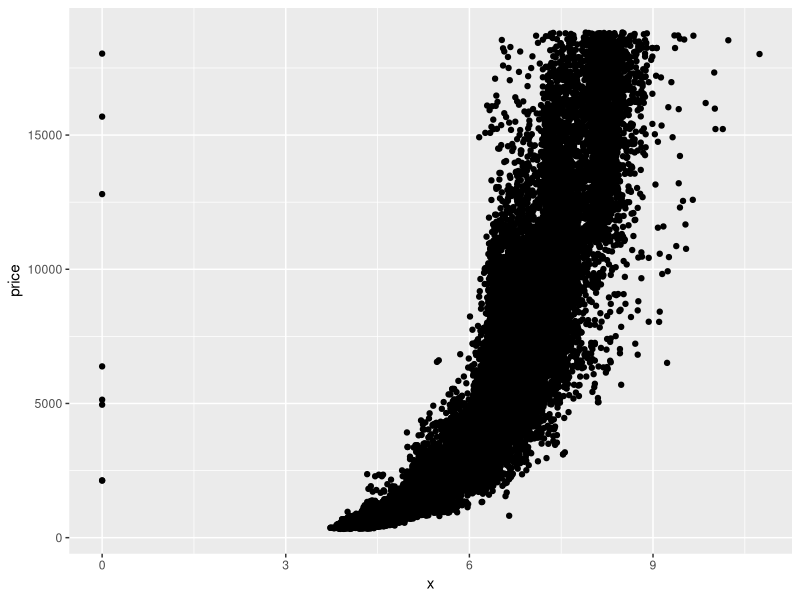
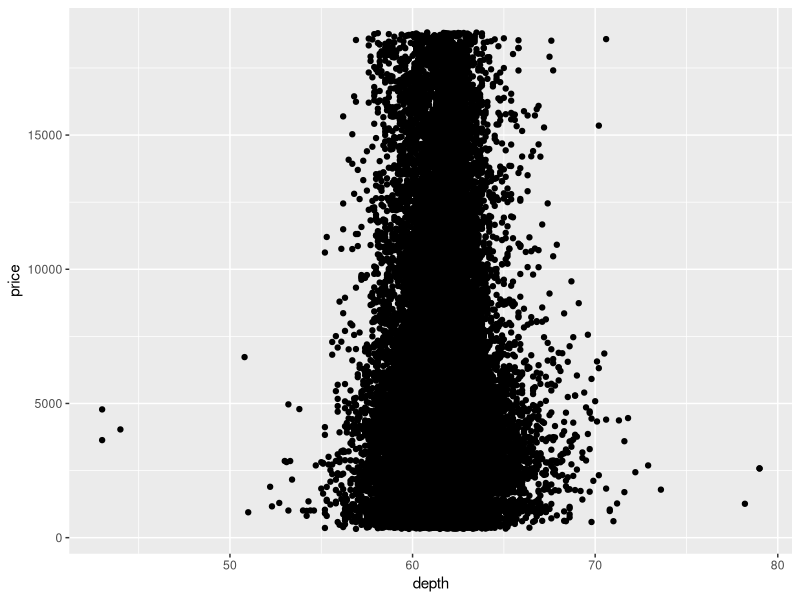
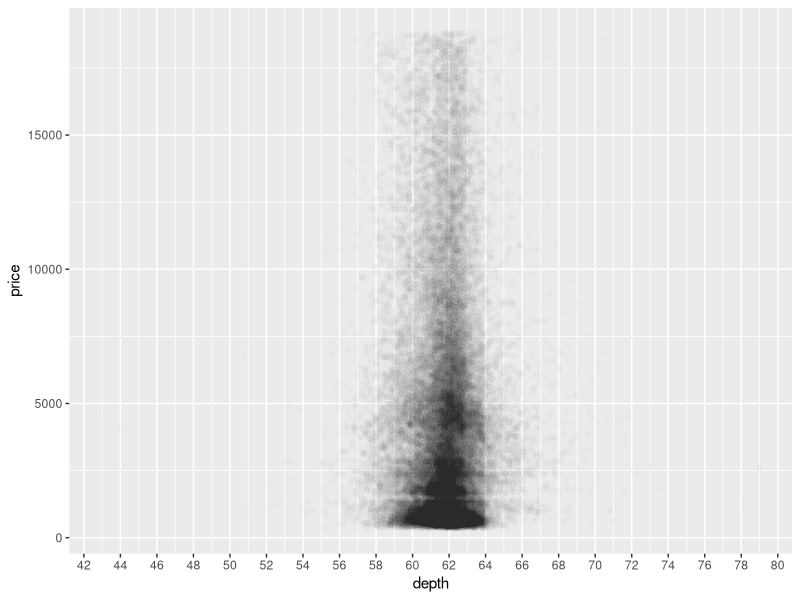
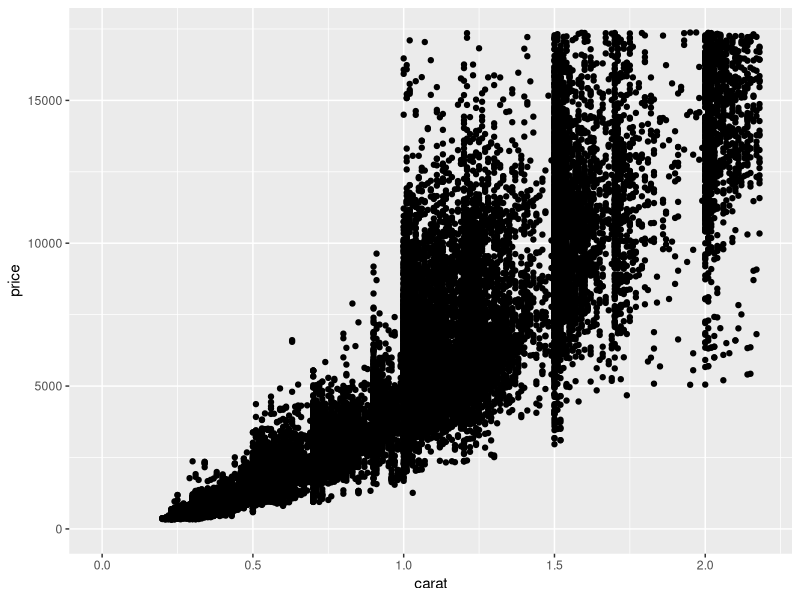
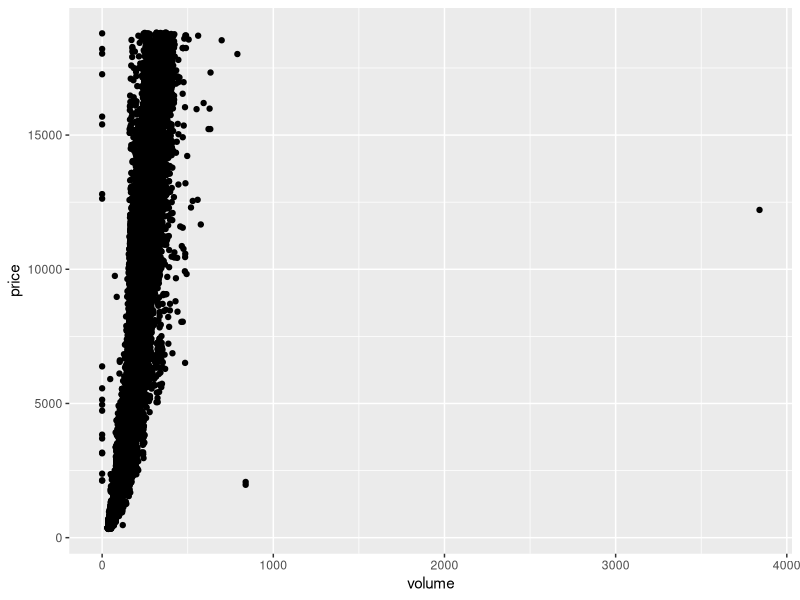
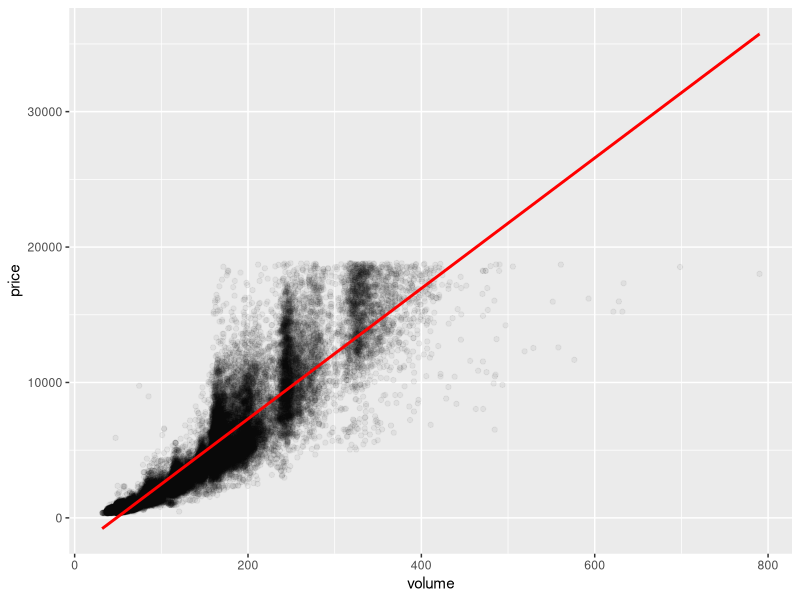
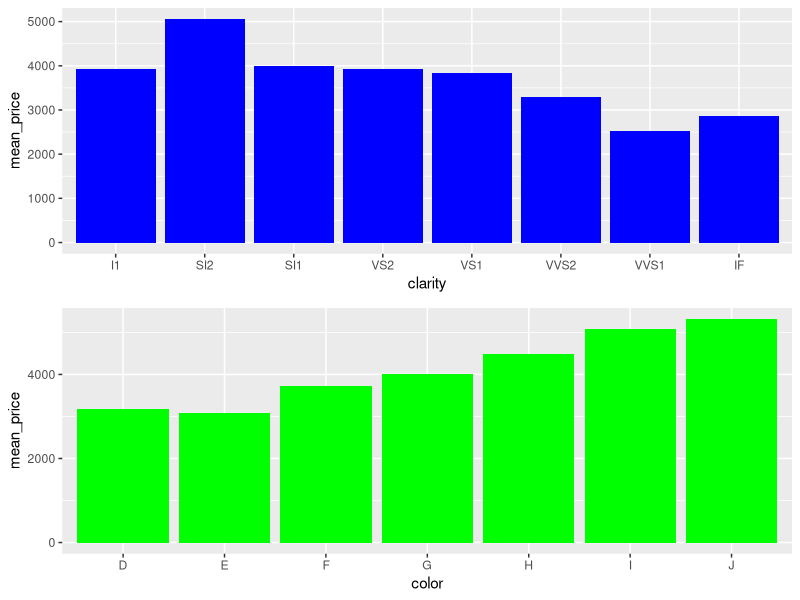

These charts were generated, in order, by the following R code:
## ---- chunk 1
getwd()
## ---- chunk 2
library(ggplot2)
data("diamonds")
names(diamonds)
## ---- chunk 3
ggplot ( aes(x,price), data=diamonds)+geom_point()
## ---- chunk 4

cor.test(diamonds$x,diamonds$price)
## ---- chunk 5
cor.test(diamonds$y,diamonds$price)
## ---- chunk 6
cor.test(diamonds$z,diamonds$price)
## ---- chunk 7
ggplot ( aes(depth,price), data=diamonds)+geom_point()
## ---- chunk 8
ggplot ( aes(depth,price), data=diamonds)+geom_point(alpha = 1/100)+scale_x_continuous(breaks=seq(0,80,2))
## ---- chunk 9
cor.test(diamonds$depth, diamonds$price)
## ---- chunk 10
ggplot ( aes(carat,price), data=diamonds)+geom_point()+xlim(0,quantile(diamonds$carat,0.99)) +
  ylim(0,quantile(diamonds$price,0.99))

## ---- chunk 11
diamonds$volume <- diamonds$x * diamonds$y * diamonds$z
ggplot ( aes(volume,price), data=diamonds)+geom_point()
## ---- chunk 12
library(dplyr)
#library(plyr)
#detach("package:plyr", unload=TRUE)
## ---- chunk 13
sum(diamonds$volume == 0)
#detach("package:plyr", unload=TRUE)
## ---- chunk 14
sub_diamonds=subset(diamonds, (diamonds$volume!=0 & diamonds$volume<800))
cor.test(sub_diamonds$volume, sub_diamonds$price)
## ---- chunk 15
ggplot ( aes(volume,price), data=sub_diamonds)+geom_point(alpha=1/20)+geom_smooth (method= 'lm', color= 'red')
## ---- chunk 16
library(dplyr)
diamondsByClarity <- diamonds %>%
  group_by(clarity) %>%
  summarise(mean_price = mean(price),
          median_price = median(as.numeric(price)),
          min_price=min(price),
          max_price = max(price) ,
          n=n())
diamondsByClarity
## ---- chunk 17
diamonds_by_clarity <- group_by(diamonds, clarity)
diamonds_mp_by_clarity <- summarise(diamonds_by_clarity, mean_price = mean(price))

diamonds_by_color <- group_by(diamonds, color)
diamonds_mp_by_color <- summarise(diamonds_by_color, mean_price = mean(price))
diamonds_mp_by_clarity 

## ---- chunk 18
library(gridExtra)
## ---- chunk 19
p1 <- ggplot(aes(clarity,mean_price), data=diamonds_mp_by_clarity)+geom_bar(stat='identity',fill='blue')
p2<- ggplot (aes(color,mean_price), data=diamonds_mp_by_color)+geom_bar(stat='identity', fill='green')
grid.arrange(p1,p2,ncol=1)
